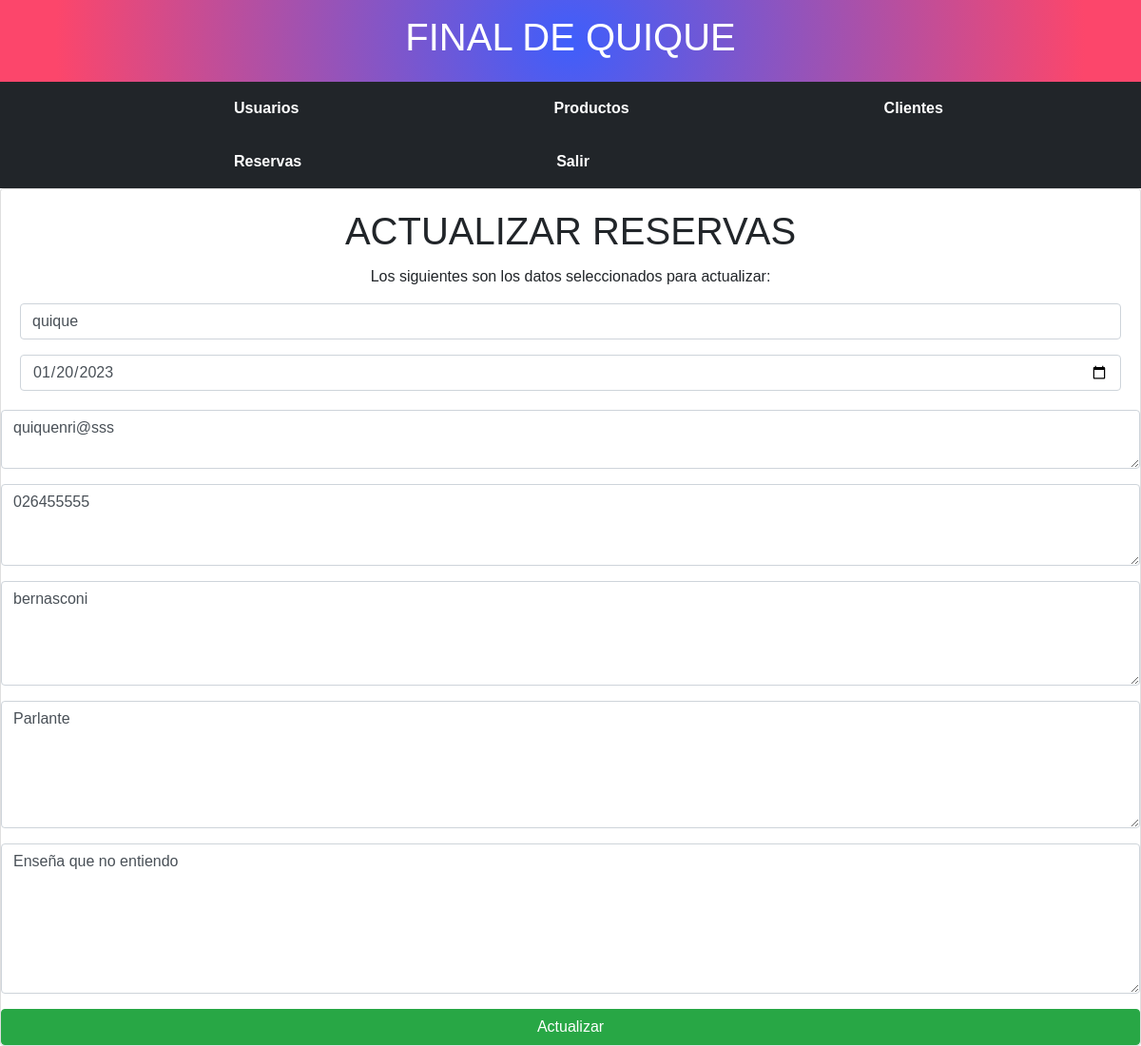
The page /CrudReserva/updateDataR.php?id=1 on the database its author committed.
### tables this page shows
CREATE TABLE Reserva (
    ID INT AUTO_INCREMENT PRIMARY KEY,
    Cliente VARCHAR(255) NOT NULL,
    FechaReserva DATE NOT NULL,
    CorreoElectronico VARCHAR(255) NOT NULL,
    Telefono VARCHAR(20),
    Direccion TEXT,
    Equipos VARCHAR(20),
    Mensaje TEXT
);

### CrudReserva/updateDataR.php (the view, shortened to what this page needs)
<?php include("../includes/header.php")?>
<?php include("../config/db.php")?>
<?php
if(isset($_GET['id'])){
    $id = $_GET['id'];
$query = "SELECT * FROM reserva WHERE ID = $id";
$result = mysqli_query($conn, $query);
if(mysqli_num_rows($result) ==1) {
    $row = mysqli_fetch_array($result);
    $Cliente = $row['Cliente'];
    $FechaReserva = $row['FechaReserva'];
    $CorreoElectronico = $row['CorreoElectronico'];
    $Telefono = $row['Telefono'];
    $Direccion = $row['Direccion'];
    $Equipos = $row['Equipos'];
    $Mensaje = $row['Mensaje'];
    }
}
        ?>
<div class ="card text-center">
        <div class="card-body">
            <h1 class="card-title">ACTUALIZAR RESERVAS</h1>
            <p class="card-text">Los siguientes son los datos seleccionados para actualizar:</p>
            <form action="updateDataR.php?id=<?php echo $_GET['id']; ?>" method="POST">
            <div class="form-group">
            <input type="text" name="Cliente" value="<?php print $Cliente;?>"
            class = "form-control" placeholder="Actualizar Cliente">
            </div>
            <input type="DATE" name="FechaReserva" value="<?php print $FechaReserva;?>"
            class = "form-control" placeholder="Actualizar FechaReserva">
            </div>
            <div class = "form-group">
            <textarea name="CorreoElectronico" rows="2" class="form-control" placeholder="Actualizar Correo"><?php echo $CorreoElectronico;?></textarea>
            </div>
            <div class = "form-group">
            <textarea name="Telefono" rows="3" class="form-control" placeholder="Actualizar telefono"><?php echo $Telefono;?></textarea>
            </div>
            <div class = "form-group">
            <textarea name="Direccion" rows="4" class="form-control" placeholder="Actualizar Direccion"><?php echo $Direccion;?></textarea>
            </div>
            <div class = "form-group">
            <textarea name="Equipos" rows="5" class="form-control" placeholder="Actualizar Equipos"><?php echo $Equipos;?></textarea>
            </div>
            <div class = "form-group">
            <textarea name="Mensaje" rows="6" class="form-control" placeholder="Actualizar Mensaje"><?php echo $Mensaje;?></textarea>
            </div>
            <button class="btn btn-success" name="update5">Actualizar</button>
        </div>
<?php include("../includes/footer.php")?>

### css/header.css (style rules this page uses)
body { margin: 0; padding: 0; font-family: Arial, sans-serif; }

### rows shown on the page
reserva: Cliente "quique", FechaReserva "01/20/2023", CorreoElectronico "quiquenri@sss", Telefono "026455555", Direccion "bernasconi", Equipos "Parlante", Mensaje "Enseña que no entiendo"
